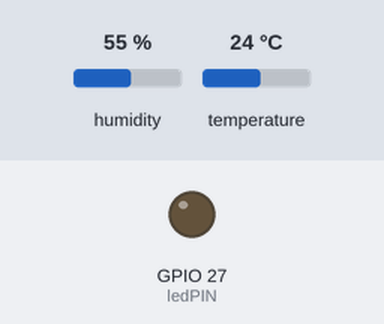
A sketch run on a simulated ESP32. Shown: output pins drawn as LEDs (lit = HIGH). The test bench sets the inputs (shaded band); at power-on: temperature 24 °C, humidity 55 %. What the sketch prints to the serial monitor is not drawn.

Above: at 2.8 s.
2.9 s: temperature set to 28 °C
At 5.2 s:
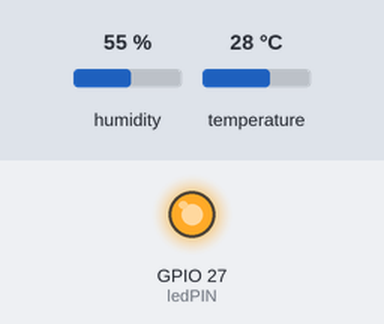
5.6 s: temperature set to 12 °C
At 6.6 s:
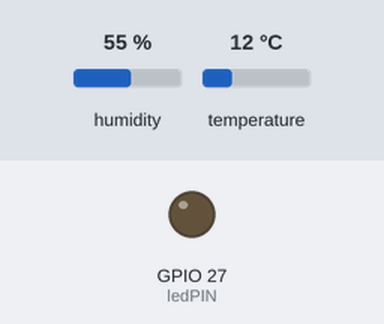
11.6 s: temperature set to 33 °C
At 12.6 s:
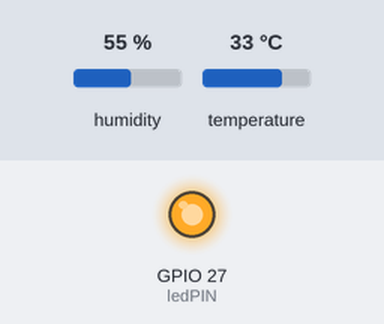
Timing chart, 0 to 14.6 s (numbered marks = the images above; inputs shaded):
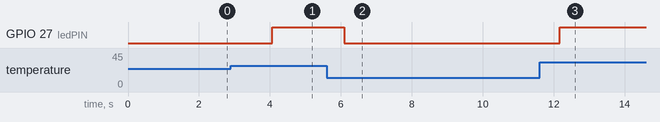

The sketch:

w6.ino
```cpp
#include "DHT.h"  //引入函式庫
#define DHT11PIN 14
#define ledPIN 27
//#define PHONEPIN 12
DHT dht(DHT11PIN, DHT11); //宣告DHT物件

void setup()
{
  Serial.begin(115200);
  dht.begin();  //DHT物件啟動
  pinMode(27,OUTPUT);
}

void loop()
{
  float humi = dht.readHumidity();  //DHT讀取濕度
  float temp = dht.readTemperature(); //DHT讀取溫度
  Serial.print("Temperature: ");
  Serial.print(temp);
  Serial.print("ºC ");
  Serial.print("Humidity: ");
  Serial.println(humi);
 if(temp>=27)digitalWrite(27,HIGH);
 else digitalWrite(27,LOW);
  //if(humi>=59)digitalWrite(27,HIGH);
 //else digitalWrite(27,LOW);
}
```

Measured:
- the behaviour switches between 26 and 27 °C on temperature (found by bisection; images 0 and 1)
- after the input at 2.9 s, GPIO 27 (ledPIN): LOW → HIGH after 1.2 s
- after the input at 5.6 s, GPIO 27 (ledPIN): HIGH → LOW after 0.49 s
- after the input at 11.6 s, GPIO 27 (ledPIN): LOW → HIGH after 0.56 s
